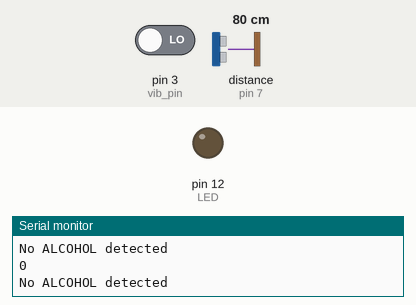
This sketch was run on a simulated Arduino Uno, built with avr-gcc and run on an emulated ATmega328P. On the bench: output pins drawn as LEDs (lit = HIGH), the last lines printed to the serial monitor. Wiring (inferred from the names in the program): ultrasonic range finder: trigger pin 6; echo pin 7. Dashed ring = blinking. Inputs (shaded band) come from the test bench; at power-on: pin 3 (vib_pin) LOW, distance to the obstacle (sensor on pin 7) 80 cm. The echo pulse lasts 58.3 µs per cm; pins used as bus, display or sensor lines are not drawn.

Above: at 1.2 s.
1.3 s: pin 3 (vib_pin) driven HIGH
At 1.8 s:
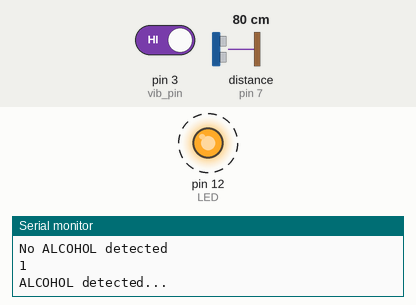
4.3 s: pin 3 (vib_pin) driven LOW
5.9 s: distance to the obstacle (sensor on pin 7) set to 10 cm
7.4 s: distance to the obstacle (sensor on pin 7) set to 7 cm
At 7.47 s:
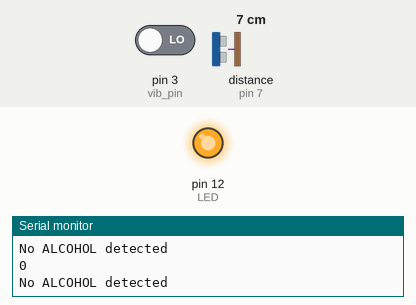
10.4 s: distance to the obstacle (sensor on pin 7) set to 9 cm
At 11.9 s:
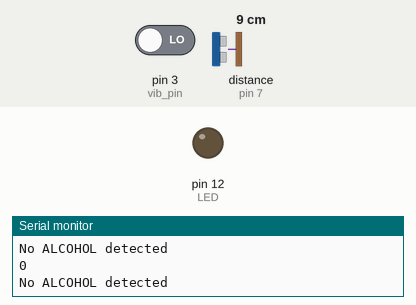
Timing chart, 0 to 12.9 s (numbered marks = the images above; inputs shaded):
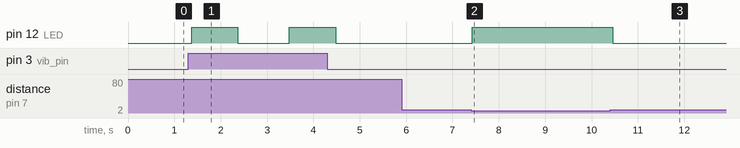

Measured:
- the behaviour switches between 9 and 8 cm on distance to the obstacle (sensor on pin 7) (found by bisection; images 1 and 2)
- after the input at 1.3 s, pin 12 (LED): LOW → HIGH after 0.07 s, → LOW 1.0 s later, → HIGH 1.1 s later
- after the input at 7.4 s, pin 12 (LED): LOW → HIGH at once
- after the input at 10.4 s, pin 12 (LED): HIGH → LOW after 0.06 s

The sketch:

transmitter.ino
```cpp
int LED = 12;
const int trigPin = 6;
const int echoPin = 7;
int duration = 0;
int distance = 0;


int vib_pin=3;
int count = 0;

int ALCOHOL_sensor = 3;// MQ-3 SENSOR
int ALCOHOL_detected;


void setup() {
  pinMode(trigPin , OUTPUT);
  pinMode(echoPin , INPUT);

  pinMode(LED , OUTPUT);
  pinMode(ALCOHOL_sensor, INPUT);
  pinMode(vib_pin,INPUT);

  Serial.begin(9600);

}

void loop() {
 digitalWrite(trigPin, LOW);
  delayMicroseconds(2);
  digitalWrite(trigPin, HIGH);
  delayMicroseconds(10);
  digitalWrite(trigPin, LOW);
  duration = pulseIn(echoPin, HIGH);
  distance = duration/58.2;

  if ( distance <= 7 )
  {
    digitalWrite(LED, HIGH);
  }
  else
  {
    digitalWrite(LED, LOW);
  }
  delay(100);

  ALCOHOL_detected = digitalRead(ALCOHOL_sensor);
  Serial.println(ALCOHOL_detected);
  if (ALCOHOL_detected == 1)
     {
        Serial.println("ALCOHOL detected...");
        digitalWrite(LED,HIGH);
     }
 else
     {
       Serial.println("No ALCOHOL detected ");
       digitalWrite(LED, LOW);
     }

     int val;
  val=digitalRead(vib_pin);
  if(val==1)
  {
    digitalWrite(LED,HIGH);
    delay(1000);
    digitalWrite(LED,LOW);
    delay(1000);
   }
   else
   digitalWrite(LED,LOW);

}
```
